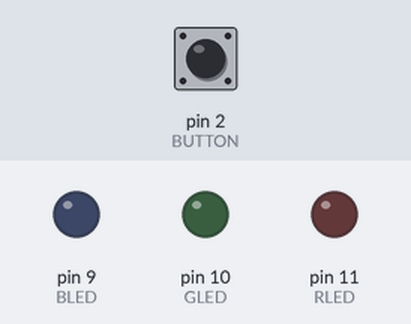
Simulated run of this sketch. Board: Arduino Uno, built with avr-gcc and run on an emulated ATmega328P. Shown: output pins drawn as LEDs (lit = HIGH). Inputs (shaded band) come from the test bench; at power-on: pin 2 (BUTTON) LOW.

Above: at 1.2 s.
1.3 s: pin 2 (BUTTON) pulled HIGH for 0.15 s
At 1.9 s:
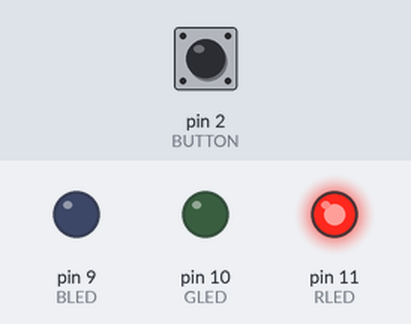
2.9 s: pin 2 (BUTTON) pulled HIGH for 1 s
At 4.3 s:
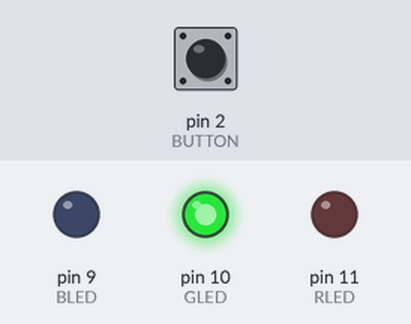
5.4 s: pin 2 (BUTTON) pulled HIGH for 0.15 s
At 6.2 s:
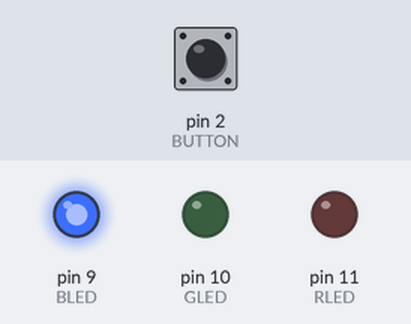
7.0 s: pin 2 (BUTTON) pulled HIGH for 3.2 s
At 7.4 s:
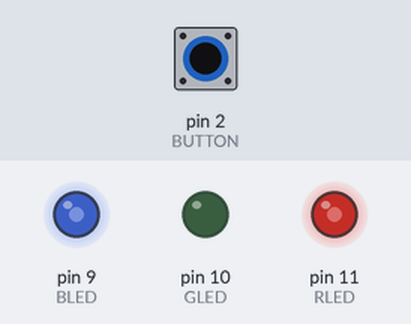
11.7 s: pin 2 (BUTTON) pulled HIGH for 0.15 s
At 12.2 s:
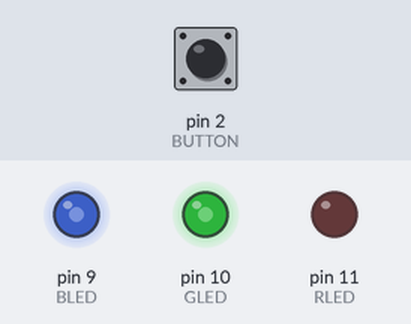
13.3 s: pin 2 (BUTTON) pulsed HIGH 5 times (0.12 s each, 0.3 s apart)
At 15.5 s:
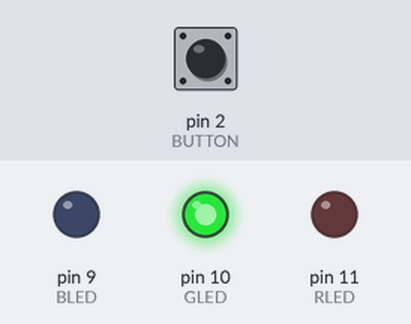
Timing chart, 0 to 17.0 s (numbered marks = the images above; inputs shaded):
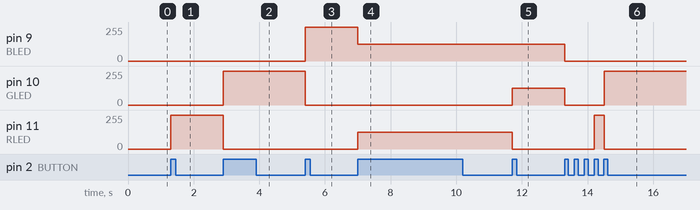

The sketch:

06_LED_color.ino
```cpp
const int BLED = 9;    //Blue LED on Pin 9 (or Red LED)
const int GLED = 10;   //Green LED on Pin 10
const int RLED = 11;   //Red LED on Pin 11 (or Blue LED)
const int BUTTON = 2;    //The Button isconnected to pin 2
boolean lastButton = LOW;    //Last Button State
boolean currentButton = LOW; //Current Button State
int ledMode = 0;             //Cycle between LEDstates

void setup() {
  pinMode(BLED, OUTPUT);   //Set Blue LED as Output
  pinMode(GLED, OUTPUT);   //Set Green LED as Output
  pinMode(RLED, OUTPUT);   //Set Red LED as Output
  pinMode(BUTTON, INPUT);  //Set button as input (not required)
}

/*Debouncing Function */
boolean debounce(boolean last) {
  boolean current = digitalRead(BUTTON);       //Read the button state
  if (last != current) { //if it's different...
    delay(5);  //wait5ms
    current = digitalRead(BUTTON);  //read it again
  }
  return current;                              //return the current value
}

/* LED Mode Selection */
void setMode(int mode) {
  if (mode == 1)  {  // RED (or BLUE)
    digitalWrite(RLED, HIGH);
    digitalWrite(GLED, LOW);
    digitalWrite(BLED, LOW);
  } else if (mode == 2) {  // GREEN
    digitalWrite(RLED, LOW);
    digitalWrite(GLED, HIGH);
    digitalWrite(BLED, LOW);
  } else if (mode == 3) {  // BLUE (or RED)
    digitalWrite(RLED, LOW);
    digitalWrite(GLED, LOW);
    digitalWrite(BLED, HIGH);
  } else if (mode == 4) {  //PURPLE (RED+BLUE)
    analogWrite(RLED, 127); // 9, 10, 11은 ~ 모양 (analog 가능)
    analogWrite(GLED, 0);
    analogWrite(BLED, 127);
  } else if (mode == 5) {  //TEAL (BLUE+GREEN or RED+GREEN)
    analogWrite(RLED, 0);
    analogWrite(GLED, 127);
    analogWrite(BLED, 127);
  } //  …mode 6,7 생략
  else {    //OFF (mode = 0)
    digitalWrite(RLED, LOW);
    digitalWrite(GLED, LOW);
    digitalWrite(BLED, LOW);
  }
}

void loop(){
  currentButton = debounce(lastButton);           //read debouncedstate
  if (lastButton == LOW && currentButton == HIGH){ //if it was pressed...
    ledMode++;  //increment the LED value
  }
  lastButton = currentButton;  //reset button value
  //if you’ve cycled through thedifferent options, reset the counter to 0
  if (ledMode ==  8)
    ledMode = 0;
  setMode(ledMode);  //change the LED state
}
```

Measured:
- after the input at 1.3 s, pin 11 (RLED): 0/255 → 255/255 at once
- after the input at 2.9 s, pin 10 (GLED): 0/255 → 255/255 at once; pin 11 (RLED): 255/255 → 0/255 at once
- after the input at 5.4 s, pin 9 (BLED): 0/255 → 255/255 at once; pin 10 (GLED): 255/255 → 0/255 at once
- after the input at 7.0 s, pin 9 (BLED): 255/255 → 127/255 at once; pin 11 (RLED): 0/255 → 127/255 at once
- after the input at 11.7 s, pin 10 (GLED): 0/255 → 127/255 at once; pin 11 (RLED): 127/255 → 0/255 at once
- after the input at 13.3 s, pin 9 (BLED): 127/255 → 0/255 at once; pin 10 (GLED): 127/255 → 0/255 at once, → 255/255 1.2 s later; pin 11 (RLED): 0/255 → 255/255 after 0.91 s, → 0/255 0.30 s later
